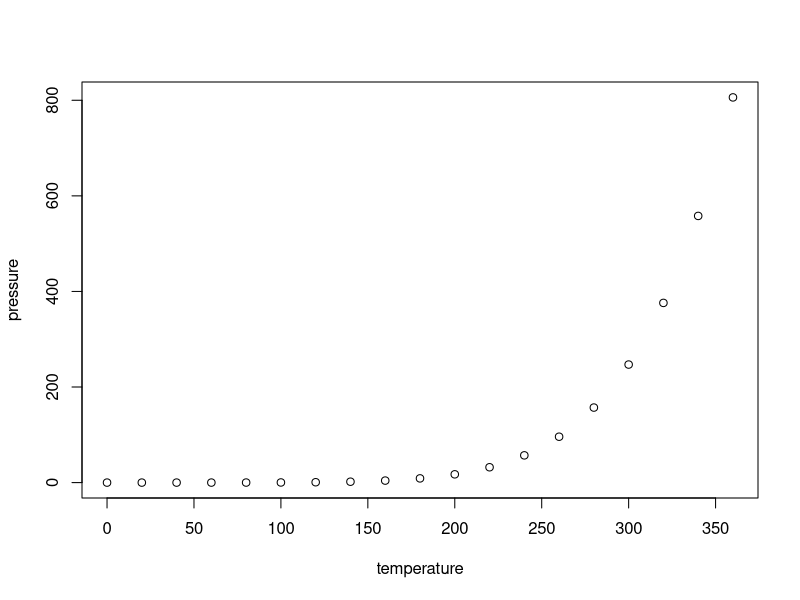
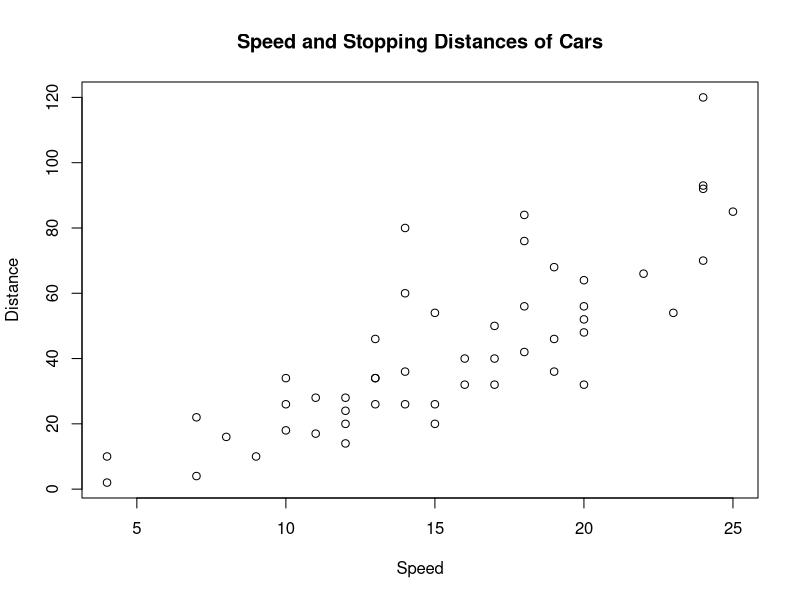
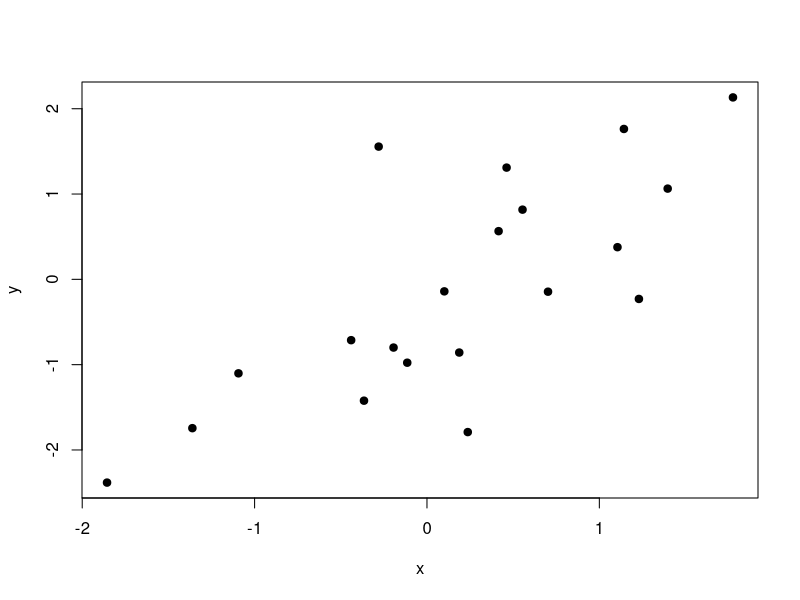
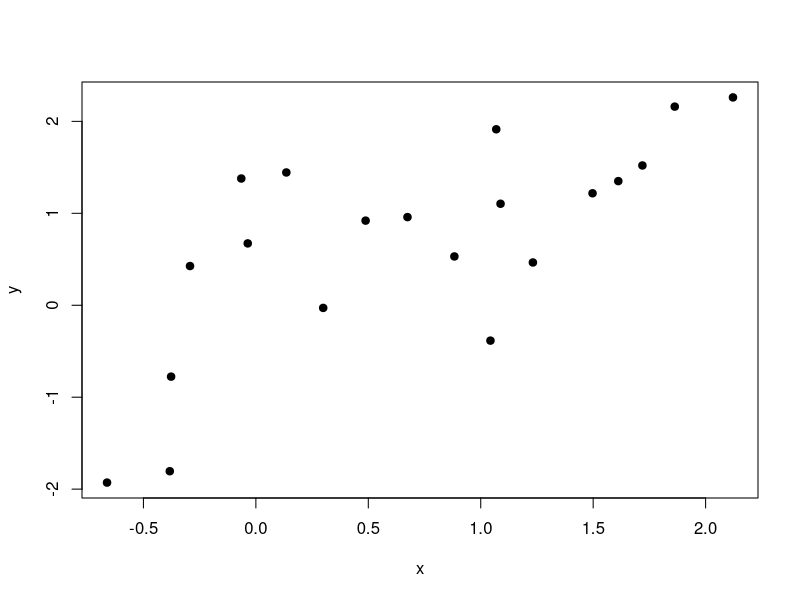

Reproduce these figures in R, in order.
## ---- chunk 1
knitr::opts_chunk$set(echo = TRUE)
## ---- chunk 2
summary(cars)
## ---- chunk 3
plot(pressure)
## ---- chunk 4
?median
## ---- chunk 5
pressure[1:10, 1:2]
## ---- chunk 6
head(pressure)
## ---- chunk 7
median(cars$dist)
## ---- chunk 8
mean(cars$speed)
## ---- chunk 9
summary(cars)
## ---- chunk 10
plot(
     cars$speed,
     cars$dist,
     xlab = "Speed",
     ylab = "Distance",
     main = "Speed and Stopping Distances of Cars"
    )
## ---- chunk 11
versicolors = subset(iris, Species == "versicolor") #subset data into only versicolors
sum(versicolors$Sepal.Length[25], versicolors$Sepal.Length[26]) / 2
## ---- chunk 12
sum(iris$Petal.Length[iris$Petal.Length <= 3])
## ---- chunk 13
virginicas = subset(iris, Species == "virginica") #subset data into only virginicas
x = virginicas$Sepal.Length[10]
4 * x / 2^3
## ---- chunk 14
setosas = subset(iris, Species == "setosa") #subset data into only setosas
x = sum(setosas$Sepal.Width)
4 * (x/2)^3
## ---- chunk 15
set.seed(13) # set the random seed
x = rnorm(n = 20) # generate predictor variable
y = rnorm(n = 20, mean = x) # generate response variable
plot(x, y, pch = 19) # plot (x,y) pairs
## ---- chunk 16
set.seed(14) # set the random seed
x = rnorm(n = 20) # generate predictor variable
y = rnorm(n = 20, mean = x) # generate response variable
plot(x, y, pch = 19) # plot (x,y) pairs
